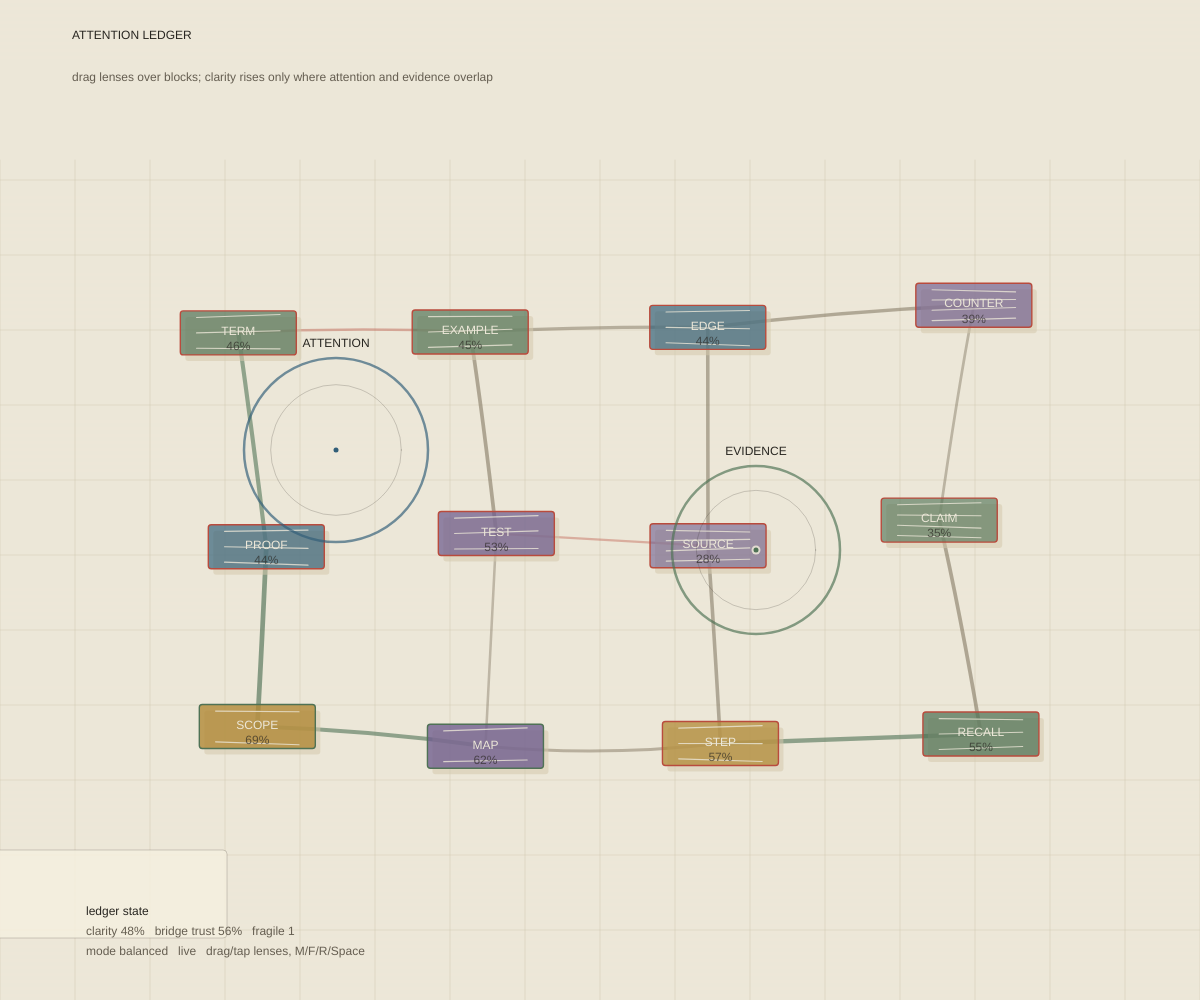
Frame 1 (no input)
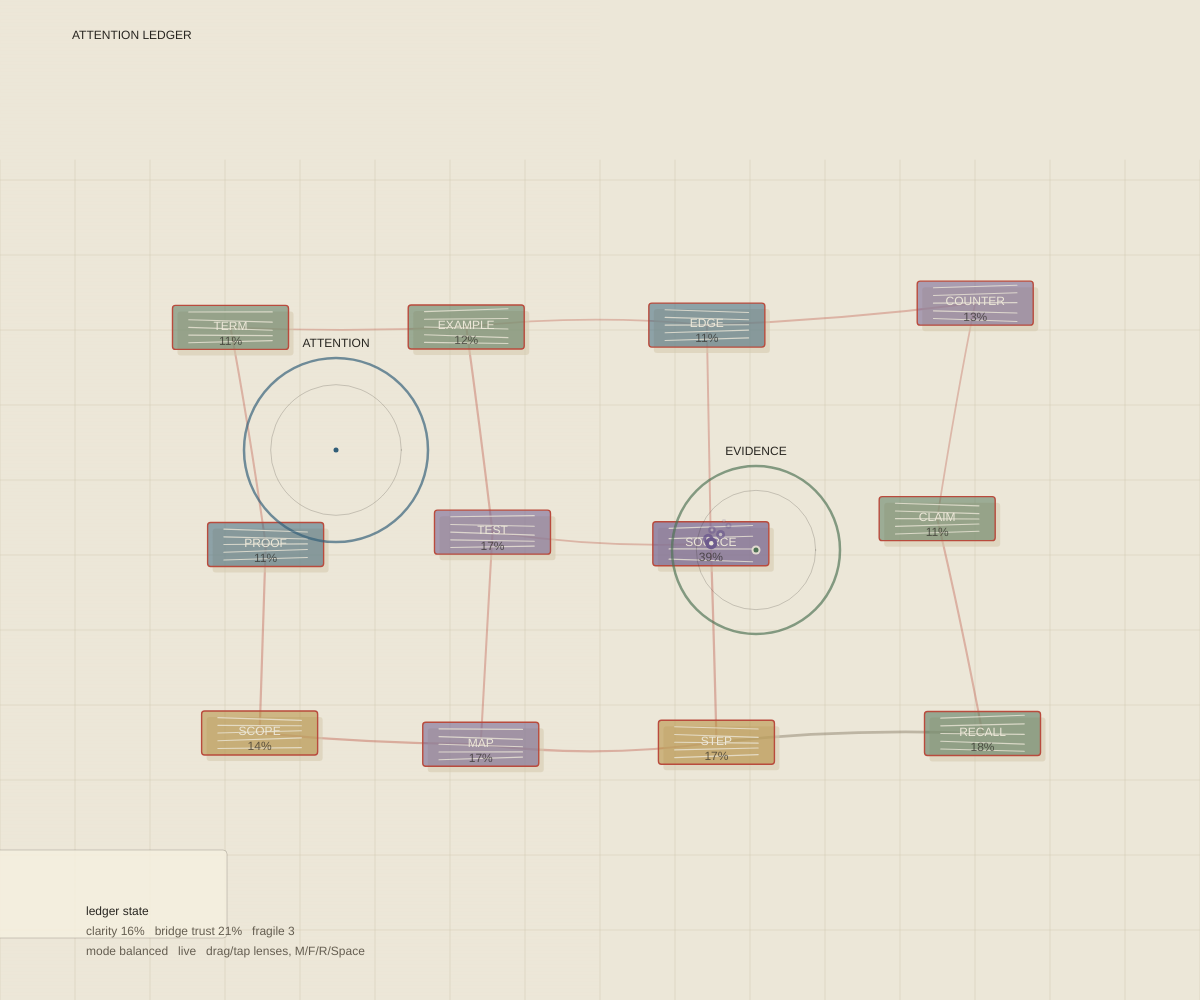
Frame 60 (no input)
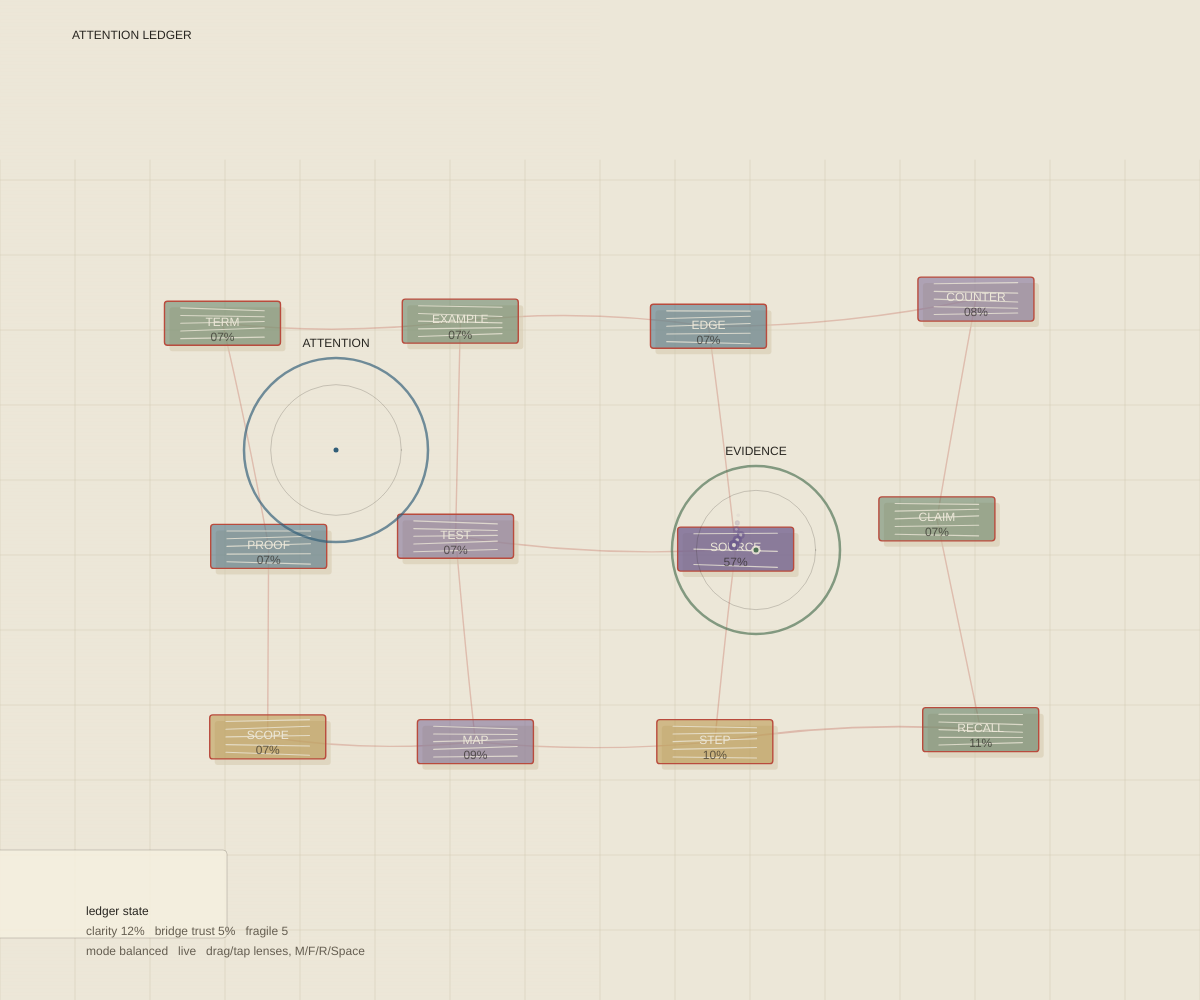
Frame 120 (the mouse pressed at the canvas centre since frame 60)

The p5.js sketch that drew these frames (run headless with seeded random() and noise() and a simulated clock; from frame 60 on, the mouse is pressed at the canvas centre):

// p5.js sketch
// ── sketch.js
// Attention Ledger - drag attention lenses over fragile explanation blocks.

const BLOCK_LABELS = [
  'term',
  'example',
  'edge',
  'counter',
  'proof',
  'test',
  'source',
  'claim',
  'scope',
  'map',
  'step',
  'recall',
];

const PALETTE = {
  paper: '#ece7d8',
  ink: '#282621',
  faint: '#cfc5ad',
  red: '#b94b3d',
  blue: '#315e78',
  green: '#4f7255',
  gold: '#b28a36',
  violet: '#6c5a8d',
};

let blocks = [];
let bridges = [];
let lenses = [];
let sparks = [];
let heldLens = -1;
let selectedBlock = -1;
let seedValue = 611;
let mode = 0;
let frozen = false;
let pulse = { x: 0, y: 0, force: 0 };

function setup() {
  createCanvas(windowWidth, windowHeight);
  pixelDensity(min(2, window.devicePixelRatio || 1));
  textFont('ui-sans-serif, system-ui, -apple-system, BlinkMacSystemFont, "Segoe UI", sans-serif');
  resetLedger();
}

function resetLedger() {
  randomSeed(seedValue);
  noiseSeed(seedValue);
  blocks = [];
  bridges = [];
  sparks = [];
  selectedBlock = -1;
  const compact = width < 620;
  const columns = compact ? 3 : 4;
  const rows = compact ? 4 : 3;
  const left = width * (compact ? 0.09 : 0.1);
  const right = width * (compact ? 0.91 : 0.9);
  const top = height * (compact ? 0.19 : 0.22);
  const bottom = height * 0.83;
  const cellW = (right - left) / columns;
  const cellH = (bottom - top) / rows;

  for (let row = 0; row < rows; row += 1) {
    for (let col = 0; col < columns; col += 1) {
      const i = row * columns + col;
      blocks.push({
        id: i,
        label: BLOCK_LABELS[i % BLOCK_LABELS.length],
        x: left + cellW * (col + 0.5) + random(-cellW * 0.12, cellW * 0.12),
        y: top + cellH * (row + 0.5) + random(-cellH * 0.14, cellH * 0.14),
        w: min(cellW * 0.68, compact ? 92 : 116),
        h: compact ? 38 : 44,
        vx: random(-0.2, 0.2),
        vy: random(-0.2, 0.2),
        strain: random(0.22, 0.7),
        clarity: random(0.26, 0.72),
        phase: random(TWO_PI),
        color: random([PALETTE.blue, PALETTE.green, PALETTE.gold, PALETTE.violet]),
      });
    }
  }

  for (let i = 0; i < blocks.length; i += 1) {
    const a = blocks[i];
    const candidates = blocks
      .filter((b) => b.id !== a.id && abs(b.y - a.y) < cellH * 1.25)
      .sort((m, n) => dist(a.x, a.y, m.x, m.y) - dist(a.x, a.y, n.x, n.y));
    candidates.slice(0, compact ? 1 : 2).forEach((b) => {
      if (!bridges.some((edge) => sameEdge(edge, a.id, b.id))) {
        bridges.push({ a: a.id, b: b.id, trust: random(0.25, 0.9), phase: random(TWO_PI) });
      }
    });
  }

  lenses = [
    { x: width * 0.28, y: height * 0.45, r: compact ? 70 : 92, label: 'attention', hue: PALETTE.blue },
    { x: width * 0.63, y: height * 0.55, r: compact ? 62 : 84, label: 'evidence', hue: PALETTE.green },
  ];
}

function sameEdge(edge, a, b) {
  return (edge.a === a && edge.b === b) || (edge.a === b && edge.b === a);
}

function draw() {
  background(PALETTE.paper);
  drawPaper();
  if (!frozen) {
    updateLedger();
    updateSparks();
  }
  drawTitle();
  drawBridges();
  drawBlocks();
  drawLenses();
  drawSparks();
  drawPulse();
  drawHud();
  pulse.force *= 0.88;
}

function drawPaper() {
  noStroke();
  for (let y = 0; y < height; y += 7) {
    fill(236 + noise(y * 0.02, frameCount * 0.003) * 8, 229, 211, 30);
    rect(0, y, width, 3);
  }
  stroke(PALETTE.faint + '66');
  strokeWeight(1);
  const gap = max(42, min(width, height) * 0.075);
  for (let x = -gap; x < width + gap; x += gap) {
    line(x, height * 0.16, x, height);
  }
  for (let y = height * 0.18; y < height; y += gap) {
    line(0, y, width, y);
  }
}

function updateLedger() {
  blocks.forEach((b, index) => {
    let attention = 0;
    lenses.forEach((lens) => {
      const d = dist(b.x, b.y, lens.x, lens.y);
      if (d < lens.r) attention += 1 - d / lens.r;
    });

    const targetClarity = constrain(0.2 + attention * 0.72 - b.strain * 0.25, 0.06, 1);
    b.clarity = lerp(b.clarity, targetClarity, 0.035);
    b.strain = constrain(b.strain + (attention > 0.15 ? -0.0025 : 0.0014), 0.04, 1);

    const driftX = sin(frameCount * 0.009 + b.phase) * (1 + b.strain * 9);
    const driftY = cos(frameCount * 0.011 + b.phase * 0.7) * (1 + b.strain * 6);
    b.vx = (b.vx + driftX * 0.002) * 0.92;
    b.vy = (b.vy + driftY * 0.002) * 0.92;

    if (pulse.force > 0.04) {
      const d = dist(b.x, b.y, pulse.x, pulse.y);
      if (d < 180) {
        const tug = (1 - d / 180) * pulse.force;
        b.vx += ((b.x - pulse.x) / max(d, 1)) * tug * 0.9;
        b.vy += ((b.y - pulse.y) / max(d, 1)) * tug * 0.9;
        b.strain = constrain(b.strain + tug * 0.08, 0.04, 1);
      }
    }

    b.x = constrain(b.x + b.vx, b.w * 0.7, width - b.w * 0.7);
    b.y = constrain(b.y + b.vy, height * 0.18, height - b.h * 1.4);

    if (attention > 0.4 && frameCount % 9 === index % 9) {
      sparks.push({ from: b.id, x: b.x, y: b.y, life: 1, hue: attention > 1 ? PALETTE.green : b.color });
    }
  });

  bridges.forEach((edge) => {
    const a = blocks[edge.a];
    const b = blocks[edge.b];
    const sharedClarity = min(a.clarity, b.clarity);
    edge.trust = constrain(lerp(edge.trust, sharedClarity - (a.strain + b.strain) * 0.16, 0.02), 0.05, 1);
  });
}

function updateSparks() {
  for (let i = sparks.length - 1; i >= 0; i -= 1) {
    const s = sparks[i];
    const source = blocks[s.from];
    s.life -= 0.018;
    s.x = lerp(s.x, source.x, 0.025) + noise(i, frameCount * 0.02) * 4 - 2;
    s.y -= 0.35 + source.clarity * 0.5;
    if (s.life <= 0) sparks.splice(i, 1);
  }
}

function drawTitle() {
  const compact = width < 620;
  noStroke();
  fill(PALETTE.ink);
  textAlign(LEFT, TOP);
  textStyle(BOLD);
  textSize(compact ? 24 : 34);
  text('ATTENTION LEDGER', width * 0.06, compact ? 22 : 30);
  textStyle(NORMAL);
  textSize(compact ? 11 : 13);
  fill('#655e51');
  text('drag lenses over blocks; clarity rises only where attention and evidence overlap', width * 0.06, compact ? 56 : 72, width * 0.86);
}

function drawBridges() {
  bridges.forEach((edge) => {
    const a = blocks[edge.a];
    const b = blocks[edge.b];
    const mid = sin(frameCount * 0.012 + edge.phase) * 16;
    const trustColor = edge.trust < 0.32 ? PALETTE.red : edge.trust > 0.66 ? PALETTE.green : '#796d57';
    noFill();
    stroke(trustColor + hexAlpha(0.25 + edge.trust * 0.45));
    strokeWeight(1.2 + edge.trust * 4);
    beginShape();
    vertex(a.x, a.y);
    quadraticVertex((a.x + b.x) * 0.5, (a.y + b.y) * 0.5 + mid, b.x, b.y);
    endShape();
  });
}

function drawBlocks() {
  blocks.forEach((b, index) => {
    const active = index === selectedBlock;
    const shake = (1 - b.clarity) * b.strain * (active ? 6 : 2);
    const x = b.x + random(-shake, shake) * 0.08;
    const y = b.y + random(-shake, shake) * 0.08;
    const alpha = 0.45 + b.clarity * 0.5;

    rectMode(CENTER);
    noStroke();
    fill('#d5c8ad88');
    rect(x + 5, y + 6, b.w, b.h, 3);
    fill(b.color + hexAlpha(alpha));
    rect(x, y, b.w, b.h, 3);

    noFill();
    stroke(active ? PALETTE.ink : (b.clarity > 0.62 ? PALETTE.green : PALETTE.red));
    strokeWeight(active ? 3 : 1.4);
    rect(x, y, b.w, b.h, 3);

    const cuts = ceil((1 - b.clarity) * 5);
    stroke(PALETTE.paper + 'cc');
    strokeWeight(1.1);
    for (let i = 0; i < cuts; i += 1) {
      const yy = y - b.h * 0.35 + (i / max(cuts - 1, 1)) * b.h * 0.7;
      line(x - b.w * 0.36, yy, x + b.w * 0.36, yy + sin(frameCount * 0.03 + i + b.phase) * 3);
    }

    fill(PALETTE.paper);
    noStroke();
    textAlign(CENTER, CENTER);
    textStyle(BOLD);
    textSize(width < 620 ? 11 : 13);
    text(b.label.toUpperCase(), x, y - 1);

    textStyle(NORMAL);
    textSize(9);
    fill(PALETTE.ink + 'aa');
    text(nf(round(b.clarity * 100), 2) + '%', x, y + b.h * 0.32);
  });
}

function drawLenses() {
  lenses.forEach((lens, index) => {
    const held = index === heldLens;
    noFill();
    stroke(lens.hue + (held ? 'ee' : 'aa'));
    strokeWeight(held ? 4 : 2.5);
    circle(lens.x, lens.y, lens.r * 2);
    stroke(PALETTE.ink + '33');
    strokeWeight(1);
    circle(lens.x, lens.y, lens.r * 1.42);

    noStroke();
    fill(PALETTE.paper + 'dd');
    circle(lens.x, lens.y, 9);
    fill(lens.hue);
    circle(lens.x, lens.y, held ? 7 : 5);
    textAlign(CENTER, CENTER);
    textStyle(BOLD);
    textSize(10);
    fill(PALETTE.ink);
    text(lens.label.toUpperCase(), lens.x, lens.y - lens.r - 14);
  });
}

function drawSparks() {
  sparks.forEach((s) => {
    noStroke();
    fill(s.hue + hexAlpha(s.life));
    circle(s.x, s.y, 3 + s.life * 9);
    fill(PALETTE.paper + hexAlpha(s.life));
    circle(s.x, s.y, 1.5 + s.life * 3);
  });
}

function drawPulse() {
  if (pulse.force <= 0.03) return;
  noFill();
  stroke(PALETTE.red + hexAlpha(pulse.force * 0.7));
  strokeWeight(2);
  circle(pulse.x, pulse.y, 240 * (1 - pulse.force * 0.4));
}

function drawHud() {
  const avgClarity = blocks.reduce((sum, b) => sum + b.clarity, 0) / blocks.length;
  const avgTrust = bridges.reduce((sum, e) => sum + e.trust, 0) / max(bridges.length, 1);
  const fragile = blocks.filter((b) => b.strain > 0.62 && b.clarity < 0.48).length;
  const compact = width < 620;
  const panelW = compact ? width * 0.88 : 310;
  const panelH = compact ? 74 : 88;
  const x = width * 0.06;
  const y = height - panelH - 18;

  noStroke();
  fill('#f5efdfdd');
  rect(x, y, panelW, panelH, 4);
  stroke(PALETTE.ink + '33');
  noFill();
  rect(x, y, panelW, panelH, 4);

  fill(PALETTE.ink);
  noStroke();
  textAlign(LEFT, TOP);
  textStyle(BOLD);
  textSize(12);
  text('ledger state', x + 14, y + 12);
  textStyle(NORMAL);
  textSize(11);
  fill('#655e51');
  const line = compact ? 18 : 20;
  text(`clarity ${round(avgClarity * 100)}%   bridge trust ${round(avgTrust * 100)}%   fragile ${fragile}`, x + 14, y + 32);
  text(`mode ${modeName()}   ${frozen ? 'frozen' : 'live'}   drag/tap lenses, M/F/R/Space`, x + 14, y + 32 + line);
}

function mousePressed() {
  handlePress(mouseX, mouseY);
}

function touchStarted() {
  handlePress(firstTouchX(), firstTouchY());
  return false;
}

function handlePress(x, y) {
  heldLens = -1;
  lenses.forEach((lens, index) => {
    if (dist(x, y, lens.x, lens.y) < lens.r) heldLens = index;
  });

  selectedBlock = -1;
  blocks.forEach((b, index) => {
    if (abs(x - b.x) < b.w * 0.58 && abs(y - b.y) < b.h * 0.62) {
      selectedBlock = index;
      b.strain = constrain(b.strain - 0.18, 0.04, 1);
      b.clarity = constrain(b.clarity + 0.18, 0.04, 1);
      sparks.push({ from: b.id, x: b.x, y: b.y, life: 1, hue: PALETTE.gold });
    }
  });

  pulse = { x, y, force: 1 };
}

function mouseDragged() {
  handleDrag(mouseX, mouseY);
}

function touchMoved() {
  handleDrag(firstTouchX(), firstTouchY());
  return false;
}

function handleDrag(x, y) {
  if (heldLens >= 0) {
    lenses[heldLens].x = constrain(x, 20, width - 20);
    lenses[heldLens].y = constrain(y, height * 0.12, height - 22);
  }
}

function mouseReleased() {
  heldLens = -1;
}

function touchEnded() {
  heldLens = -1;
  return false;
}

function keyPressed() {
  if (key === 'r' || key === 'R') {
    seedValue += 17;
    resetLedger();
  } else if (key === 'f' || key === 'F') {
    frozen = !frozen;
  } else if (key === 'm' || key === 'M') {
    mode = (mode + 1) % 3;
    if (mode === 1) lenses[0].r = min(width, height) * 0.18;
    if (mode === 2) lenses[1].r = min(width, height) * 0.24;
    if (mode === 0) resetLensSizes();
  } else if (key === ' ') {
    pulse = { x: random(width * 0.18, width * 0.82), y: random(height * 0.25, height * 0.78), force: 1 };
  }
}

function resetLensSizes() {
  const compact = width < 620;
  lenses[0].r = compact ? 70 : 92;
  lenses[1].r = compact ? 62 : 84;
}

function modeName() {
  if (mode === 1) return 'wide attention';
  if (mode === 2) return 'strict evidence';
  return 'balanced';
}

function firstTouchX() {
  return touches.length ? touches[0].x : mouseX;
}

function firstTouchY() {
  return touches.length ? touches[0].y : mouseY;
}

function windowResized() {
  resizeCanvas(windowWidth, windowHeight);
  resetLedger();
}

function hexAlpha(value) {
  const n = constrain(round(value * 255), 0, 255);
  return n.toString(16).padStart(2, '0');
}
